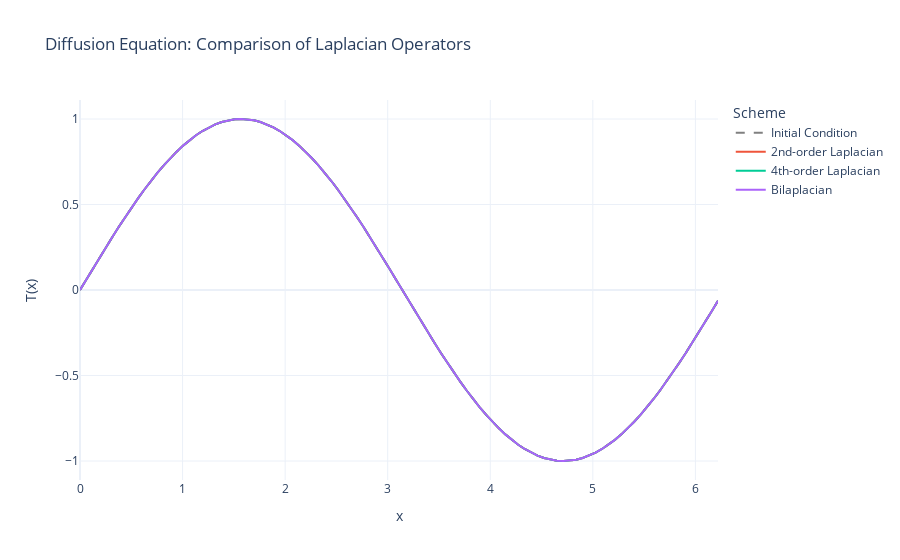
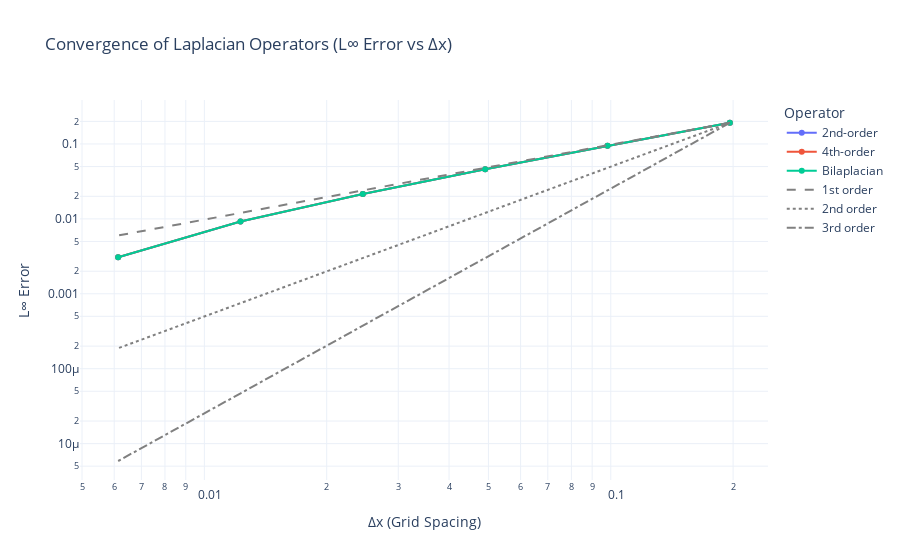

Source (notebook cell) for these figures, in order:
### Code cell
import numpy as np
import plotly.graph_objects as go

# --- Laplacian operators ---
def laplacian_2nd(T: np.ndarray, dx: float) -> np.ndarray:
    return (np.roll(T, -1) - 2 * T + np.roll(T, 1)) / dx**2

def laplacian_4th(T: np.ndarray, dx: float) -> np.ndarray:
    return (-np.roll(T, 2) + 16*np.roll(T, 1) - 30*T + 16*np.roll(T, -1) - np.roll(T, -2)) / (12 * dx**2)

def bilaplacian(T: np.ndarray, dx: float) -> np.ndarray:
    return laplacian_2nd(laplacian_2nd(T, dx), dx)

# --- Time stepping (Euler explicit) ---
def run_diffusion(T0: np.ndarray, laplacian_func, dx: float, dt: float, nt: int, nu: float) -> np.ndarray:
    T = T0.copy()
    for _ in range(nt):
        T += dt * nu * laplacian_func(T, dx)
    return T

# --- Initial condition ---
def initial_condition(x: np.ndarray) -> np.ndarray:
    return np.sin(x)

# --- Simulation configuration ---
L = 2 * np.pi
nx = 100
x = np.linspace(0, L, nx, endpoint=False)
dx = L / nx
dt = 1e-20
nt = 5000
nu = 1000

# --- Run simulations ---
T0 = initial_condition(x)
results = {
    "2nd-order Laplacian": run_diffusion(T0, laplacian_2nd, dx, dt, nt, nu),
    "4th-order Laplacian": run_diffusion(T0, laplacian_4th, dx, dt, nt, nu),
    "Bilaplacian": run_diffusion(T0, bilaplacian, dx, dt, nt, nu)
}

# --- Interactive Plotly figure ---
fig = go.Figure()
fig.add_trace(go.Scatter(x=x, y=T0, mode='lines', name='Initial Condition', line=dict(dash='dash', color='gray')))

for name, T in results.items():
    fig.add_trace(go.Scatter(x=x, y=T, mode='lines', name=name))

fig.update_layout(
    title="Diffusion Equation: Comparison of Laplacian Operators",
    xaxis_title="x",
    yaxis_title="T(x)",
    legend_title="Scheme",
    template="plotly_white"
)
fig.show()

# --- Convergence study with L∞ error, now returns dx instead of number of points ---
def convergence_study_linf(laplacian_func, reference_nx=2048):
    resolutions = [32, 64, 128, 256, 512, 1024]
    errors = []

    # High-resolution reference
    x_ref = np.linspace(0, L, reference_nx, endpoint=False)
    dx_ref = L / reference_nx
    T0_ref = initial_condition(x_ref)
    T_ref = run_diffusion(T0_ref, laplacian_func, dx_ref, dt, nt, nu)

    for nx_coarse in resolutions:
        x_c = np.linspace(0, L, nx_coarse, endpoint=False)
        dx_c = L / nx_coarse
        T0_c = initial_condition(x_c)
        T_c = run_diffusion(T0_c, laplacian_func, dx_c, dt, nt, nu)

        # Interpolate coarse result to fine grid
        T_c_interp = np.interp(x_ref, x_c, T_c)
        error = np.max(np.abs(T_ref - T_c_interp))
        errors.append(error)

    dx_values = [L / nx for nx in resolutions]
    return dx_values, errors

# --- Compute convergence data ---
dx_2nd, err_2nd = convergence_study_linf(laplacian_2nd)
dx_4th, err_4th = convergence_study_linf(laplacian_4th)
dx_bilap, err_bilap = convergence_study_linf(bilaplacian)

# --- Plot convergence with respect to dx ---
fig_conv_linf = go.Figure()
fig_conv_linf.add_trace(go.Scatter(x=dx_2nd, y=err_2nd, mode='markers+lines', name='2nd-order'))
fig_conv_linf.add_trace(go.Scatter(x=dx_4th, y=err_4th, mode='markers+lines', name='4th-order'))
fig_conv_linf.add_trace(go.Scatter(x=dx_bilap, y=err_bilap, mode='markers+lines', name='Bilaplacian'))

# Reference slopes for visualization (choose a reference dx range)
ref_dx = np.array(dx_2nd)
# Scale factors chosen so lines align visually with data range
scale_1 = err_2nd[0] / (ref_dx[0] ** 1)
scale_2 = err_2nd[0] / (ref_dx[0] ** 2)
scale_3 = err_2nd[0] / (ref_dx[0] ** 3)

fig_conv_linf.add_trace(go.Scatter(
    x=ref_dx, y=scale_1 * ref_dx ** 1,
    mode='lines', name='1st order',
    line=dict(dash='dash', color='gray')
))
fig_conv_linf.add_trace(go.Scatter(
    x=ref_dx, y=scale_2 * ref_dx ** 2,
    mode='lines', name='2nd order',
    line=dict(dash='dot', color='gray')
))
fig_conv_linf.add_trace(go.Scatter(
    x=ref_dx, y=scale_3 * ref_dx ** 3,
    mode='lines', name='3rd order',
    line=dict(dash='dashdot', color='gray')
))

fig_conv_linf.update_layout(
    title="Convergence of Laplacian Operators (L∞ Error vs Δx)",
    xaxis=dict(title="Δx (Grid Spacing)", type="log"),
    yaxis=dict(title="L∞ Error", type="log"),
    legend_title="Operator",
    template="plotly_white"
)
fig_conv_linf.show()

### Figure 1 — Plotly figure (JSON) as saved in the notebook; plotly's stock layout.template omitted (floating-point values rounded to 4 significant figures)
{"data": [{"line": {"color": "gray", "dash": "dash"}, "mode": "lines", "name": "Initial Condition", "type": "scatter", "x": [0.0, 0.06283, 0.1257, 0.1885, 0.2513, 0.3142, 0.377, 0.4398, 0.5027, 0.5655, 0.6283, 0.6912, 0.754, 0.8168, 0.8796, 0.9425, 1.005, 1.068, 1.131, 1.194, 1.257, 1.319, 1.382, 1.445, 1.508, 1.571, 1.634, 1.696, 1.759, 1.822, 1.885, 1.948, 2.011, 2.073, 2.136, 2.199, 2.262, 2.325, 2.388, 2.45, 2.513, 2.576, 2.639, 2.702, 2.765, 2.827, 2.89, 2.953, 3.016, 3.079, 3.142, 3.204, 3.267, 3.33, 3.393, 3.456, 3.519, 3.581, 3.644, 3.707, 3.77, 3.833, 3.896, 3.958, 4.021, 4.084, 4.147, 4.21, 4.273, 4.335, 4.398, 4.461, 4.524, 4.587, 4.65, 4.712, 4.775, 4.838, 4.901, 4.964, 5.027, 5.089, 5.152, 5.215, 5.278, 5.341, 5.404, 5.466, 5.529, 5.592, 5.655, 5.718, 5.781, 5.843, 5.906, 5.969, 6.032, 6.095, 6.158, 6.22], "y": [0.0, 0.06279, 0.1253, 0.1874, 0.2487, 0.309, 0.3681, 0.4258, 0.4818, 0.5358, 0.5878, 0.6374, 0.6845, 0.729, 0.7705, 0.809, 0.8443, 0.8763, 0.9048, 0.9298, 0.9511, 0.9686, 0.9823, 0.9921, 0.998, 1.0, 0.998, 0.9921, 0.9823, 0.9686, 0.9511, 0.9298, 0.9048, 0.8763, 0.8443, 0.809, 0.7705, 0.729, 0.6845, 0.6374, 0.5878, 0.5358, 0.4818, 0.4258, 0.3681, 0.309, 0.2487, 0.1874, 0.1253, 0.06279, -3.216e-16, -0.06279, -0.1253, -0.1874, -0.2487, -0.309, -0.3681, -0.4258, -0.4818, -0.5358, -0.5878, -0.6374, -0.6845, -0.729, -0.7705, -0.809, -0.8443, -0.8763, -0.9048, -0.9298, -0.9511, -0.9686, -0.9823, -0.9921, -0.998, -1.0, -0.998, -0.9921, -0.9823, -0.9686, -0.9511, -0.9298, -0.9048, -0.8763, -0.8443, -0.809, -0.7705, -0.729, -0.6845, -0.6374, -0.5878, -0.5358, -0.4818, -0.4258, -0.3681, -0.309, -0.2487, -0.1874, -0.1253, -0.06279]}, {"mode": "lines", "name": "2nd-order Laplacian", "type": "scatter", "x": [0.0, 0.06283, 0.1257, 0.1885, 0.2513, 0.3142, 0.377, 0.4398, 0.5027, 0.5655, 0.6283, 0.6912, 0.754, 0.8168, 0.8796, 0.9425, 1.005, 1.068, 1.131, 1.194, 1.257, 1.319, 1.382, 1.445, 1.508, 1.571, 1.634, 1.696, 1.759, 1.822, 1.885, 1.948, 2.011, 2.073, 2.136, 2.199, 2.262, 2.325, 2.388, 2.45, 2.513, 2.576, 2.639, 2.702, 2.765, 2.827, 2.89, 2.953, 3.016, 3.079, 3.142, 3.204, 3.267, 3.33, 3.393, 3.456, 3.519, 3.581, 3.644, 3.707, 3.77, 3.833, 3.896, 3.958, 4.021, 4.084, 4.147, 4.21, 4.273, 4.335, 4.398, 4.461, 4.524, 4.587, 4.65, 4.712, 4.775, 4.838, 4.901, 4.964, 5.027, 5.089, 5.152, 5.215, 5.278, 5.341, 5.404, 5.466, 5.529, 5.592, 5.655, 5.718, 5.781, 5.843, 5.906, 5.969, 6.032, 6.095, 6.158, 6.22], "y": [1.406e-27, 0.06279, 0.1253, 0.1874, 0.2487, 0.309, 0.3681, 0.4258, 0.4818, 0.5358, 0.5878, 0.6374, 0.6845, 0.729, 0.7705, 0.809, 0.8443, 0.8763, 0.9048, 0.9298, 0.9511, 0.9686, 0.9823, 0.9921, 0.998, 1.0, 0.998, 0.9921, 0.9823, 0.9686, 0.9511, 0.9298, 0.9048, 0.8763, 0.8443, 0.809, 0.7705, 0.729, 0.6845, 0.6374, 0.5878, 0.5358, 0.4818, 0.4258, 0.3681, 0.309, 0.2487, 0.1874, 0.1253, 0.06279, -3.216e-16, -0.06279, -0.1253, -0.1874, -0.2487, -0.309, -0.3681, -0.4258, -0.4818, -0.5358, -0.5878, -0.6374, -0.6845, -0.729, -0.7705, -0.809, -0.8443, -0.8763, -0.9048, -0.9298, -0.9511, -0.9686, -0.9823, -0.9921, -0.998, -1.0, -0.998, -0.9921, -0.9823, -0.9686, -0.9511, -0.9298, -0.9048, -0.8763, -0.8443, -0.809, -0.7705, -0.729, -0.6845, -0.6374, -0.5878, -0.5358, -0.4818, -0.4258, -0.3681, -0.309, -0.2487, -0.1874, -0.1253, -0.06279]}, {"mode": "lines", "name": "4th-order Laplacian", "type": "scatter", "x": [0.0, 0.06283, 0.1257, 0.1885, 0.2513, 0.3142, 0.377, 0.4398, 0.5027, 0.5655, 0.6283, 0.6912, 0.754, 0.8168, 0.8796, 0.9425, 1.005, 1.068, 1.131, 1.194, 1.257, 1.319, 1.382, 1.445, 1.508, 1.571, 1.634, 1.696, 1.759, 1.822, 1.885, 1.948, 2.011, 2.073, 2.136, 2.199, 2.262, 2.325, 2.388, 2.45, 2.513, 2.576, 2.639, 2.702, 2.765, 2.827, 2.89, 2.953, 3.016, 3.079, 3.142, 3.204, 3.267, 3.33, 3.393, 3.456, 3.519, 3.581, 3.644, 3.707, 3.77, 3.833, 3.896, 3.958, 4.021, 4.084, 4.147, 4.21, 4.273, 4.335, 4.398, 4.461, 4.524, 4.587, 4.65, 4.712, 4.775, 4.838, 4.901, 4.964, 5.027, 5.089, 5.152, 5.215, 5.278, 5.341, 5.404, 5.466, 5.529, 5.592, 5.655, 5.718, 5.781, 5.843, 5.906, 5.969, 6.032, 6.095, 6.158, 6.22], "y": [1.406e-27, 0.06279, 0.1253, 0.1874, 0.2487, 0.309, 0.3681, 0.4258, 0.4818, 0.5358, 0.5878, 0.6374, 0.6845, 0.729, 0.7705, 0.809, 0.8443, 0.8763, 0.9048, 0.9298, 0.9511, 0.9686, 0.9823, 0.9921, 0.998, 1.0, 0.998, 0.9921, 0.9823, 0.9686, 0.9511, 0.9298, 0.9048, 0.8763, 0.8443, 0.809, 0.7705, 0.729, 0.6845, 0.6374, 0.5878, 0.5358, 0.4818, 0.4258, 0.3681, 0.309, 0.2487, 0.1874, 0.1253, 0.06279, -3.216e-16, -0.06279, -0.1253, -0.1874, -0.2487, -0.309, -0.3681, -0.4258, -0.4818, -0.5358, -0.5878, -0.6374, -0.6845, -0.729, -0.7705, -0.809, -0.8443, -0.8763, -0.9048, -0.9298, -0.9511, -0.9686, -0.9823, -0.9921, -0.998, -1.0, -0.998, -0.9921, -0.9823, -0.9686, -0.9511, -0.9298, -0.9048, -0.8763, -0.8443, -0.809, -0.7705, -0.729, -0.6845, -0.6374, -0.5878, -0.5358, -0.4818, -0.4258, -0.3681, -0.309, -0.2487, -0.1874, -0.1253, -0.06279]}, {"mode": "lines", "name": "Bilaplacian", "type": "scatter", "x": [0.0, 0.06283, 0.1257, 0.1885, 0.2513, 0.3142, 0.377, 0.4398, 0.5027, 0.5655, 0.6283, 0.6912, 0.754, 0.8168, 0.8796, 0.9425, 1.005, 1.068, 1.131, 1.194, 1.257, 1.319, 1.382, 1.445, 1.508, 1.571, 1.634, 1.696, 1.759, 1.822, 1.885, 1.948, 2.011, 2.073, 2.136, 2.199, 2.262, 2.325, 2.388, 2.45, 2.513, 2.576, 2.639, 2.702, 2.765, 2.827, 2.89, 2.953, 3.016, 3.079, 3.142, 3.204, 3.267, 3.33, 3.393, 3.456, 3.519, 3.581, 3.644, 3.707, 3.77, 3.833, 3.896, 3.958, 4.021, 4.084, 4.147, 4.21, 4.273, 4.335, 4.398, 4.461, 4.524, 4.587, 4.65, 4.712, 4.775, 4.838, 4.901, 4.964, 5.027, 5.089, 5.152, 5.215, 5.278, 5.341, 5.404, 5.466, 5.529, 5.592, 5.655, 5.718, 5.781, 5.843, 5.906, 5.969, 6.032, 6.095, 6.158, 6.22], "y": [8.911e-26, 0.06279, 0.1253, 0.1874, 0.2487, 0.309, 0.3681, 0.4258, 0.4818, 0.5358, 0.5878, 0.6374, 0.6845, 0.729, 0.7705, 0.809, 0.8443, 0.8763, 0.9048, 0.9298, 0.9511, 0.9686, 0.9823, 0.9921, 0.998, 1.0, 0.998, 0.9921, 0.9823, 0.9686, 0.9511, 0.9298, 0.9048, 0.8763, 0.8443, 0.809, 0.7705, 0.729, 0.6845, 0.6374, 0.5878, 0.5358, 0.4818, 0.4258, 0.3681, 0.309, 0.2487, 0.1874, 0.1253, 0.06279, -3.216e-16, -0.06279, -0.1253, -0.1874, -0.2487, -0.309, -0.3681, -0.4258, -0.4818, -0.5358, -0.5878, -0.6374, -0.6845, -0.729, -0.7705, -0.809, -0.8443, -0.8763, -0.9048, -0.9298, -0.9511, -0.9686, -0.9823, -0.9921, -0.998, -1.0, -0.998, -0.9921, -0.9823, -0.9686, -0.9511, -0.9298, -0.9048, -0.8763, -0.8443, -0.809, -0.7705, -0.729, -0.6845, -0.6374, -0.5878, -0.5358, -0.4818, -0.4258, -0.3681, -0.309, -0.2487, -0.1874, -0.1253, -0.06279]}], "layout": {"legend": {"title": {"text": "Scheme"}}, "title": {"text": "Diffusion Equation: Comparison of Laplacian Operators"}, "xaxis": {"title": {"text": "x"}}, "yaxis": {"title": {"text": "T(x)"}}}}

### Figure 2 — Plotly figure (JSON) as saved in the notebook; plotly's stock layout.template omitted (floating-point values rounded to 4 significant figures)
{"data": [{"mode": "markers+lines", "name": "2nd-order", "type": "scatter", "x": [0.1963, 0.09817, 0.04909, 0.02454, 0.01227, 0.006136], "y": [0.192, 0.09495, 0.046, 0.02147, 0.009204, 0.003068]}, {"mode": "markers+lines", "name": "4th-order", "type": "scatter", "x": [0.1963, 0.09817, 0.04909, 0.02454, 0.01227, 0.006136], "y": [0.192, 0.09495, 0.046, 0.02147, 0.009204, 0.003068]}, {"mode": "markers+lines", "name": "Bilaplacian", "type": "scatter", "x": [0.1963, 0.09817, 0.04909, 0.02454, 0.01227, 0.006136], "y": [0.192, 0.09495, 0.046, 0.02147, 0.009204, 0.003068]}, {"line": {"color": "gray", "dash": "dash"}, "mode": "lines", "name": "1st order", "type": "scatter", "x": [0.1963, 0.09817, 0.04909, 0.02454, 0.01227, 0.006136], "y": [0.192, 0.09601, 0.04801, 0.024, 0.012, 0.006001]}, {"line": {"color": "gray", "dash": "dot"}, "mode": "lines", "name": "2nd order", "type": "scatter", "x": [0.1963, 0.09817, 0.04909, 0.02454, 0.01227, 0.006136], "y": [0.192, 0.04801, 0.012, 0.003, 0.0007501, 0.0001875]}, {"line": {"color": "gray", "dash": "dashdot"}, "mode": "lines", "name": "3rd order", "type": "scatter", "x": [0.1963, 0.09817, 0.04909, 0.02454, 0.01227, 0.006136], "y": [0.192, 0.024, 0.003, 0.000375, 4.688e-05, 5.86e-06]}], "layout": {"legend": {"title": {"text": "Operator"}}, "title": {"text": "Convergence of Laplacian Operators (L∞ Error vs Δx)"}, "xaxis": {"title": {"text": "Δx (Grid Spacing)"}, "type": "log"}, "yaxis": {"title": {"text": "L∞ Error"}, "type": "log"}}}
